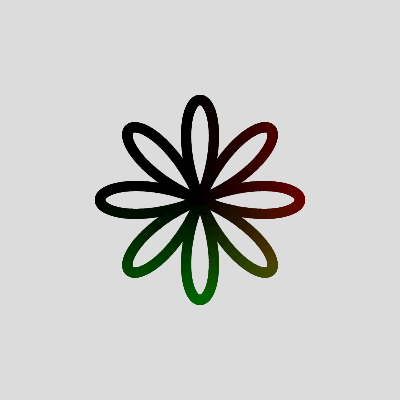
Frame 1 (no input)
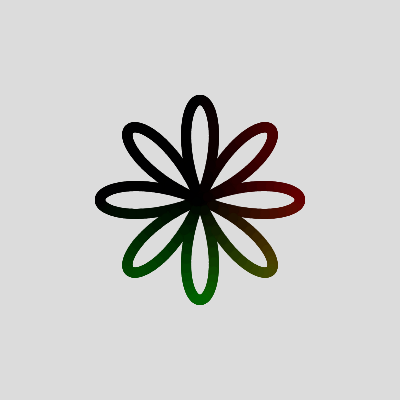
Frame 60 (no input)
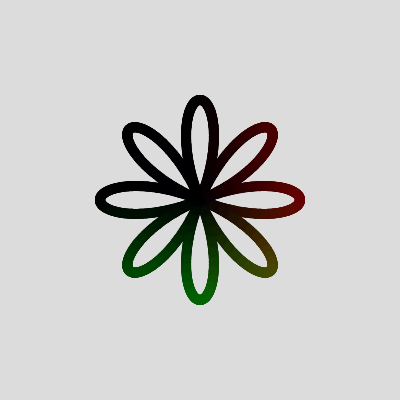
Frame 120 (the mouse pressed at the canvas centre since frame 60)

The p5.js sketch that drew these frames (run headless with seeded random() and noise() and a simulated clock; from frame 60 on, the mouse is pressed at the canvas centre):

// p5.js sketch
// ── sketch.js
// refer the maths here https://www.mathsisfun.com/sine-cosine-tangent.html
//set a global variable "m" that animates the circular motion
let k = 4
let m = 0;

function setup() {
  createCanvas(400, 400);
  // colorMode(HSL)
}

function draw() {
  background(220);
  noStroke()
  translate(width/2,height/2)
  for(a=0;a<TWO_PI*10;a+=0.03){
    r = 100*cos(k*a)
    x = r*cos(a)
    y = r*sin(a)
    fill(x,y,m)
    ellipse(x,y,10,10)
  }
  m+=0.02;
  
}
